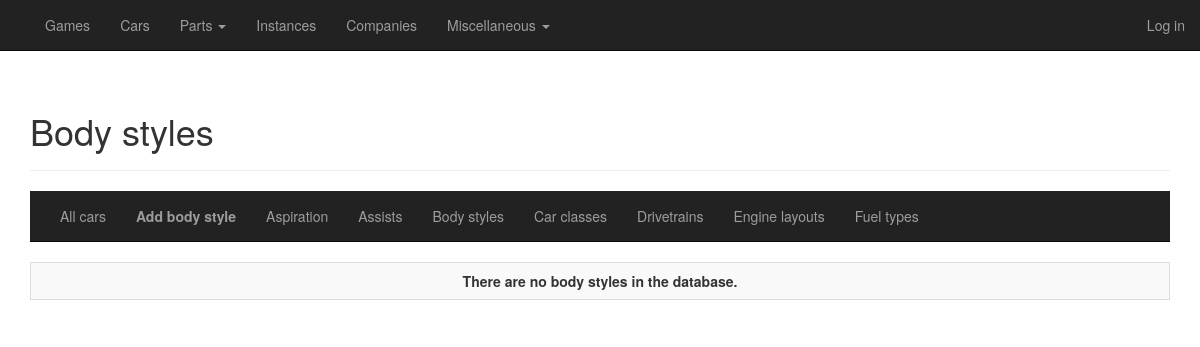
The page /cars/body-styles/all on the database as committed earlier.
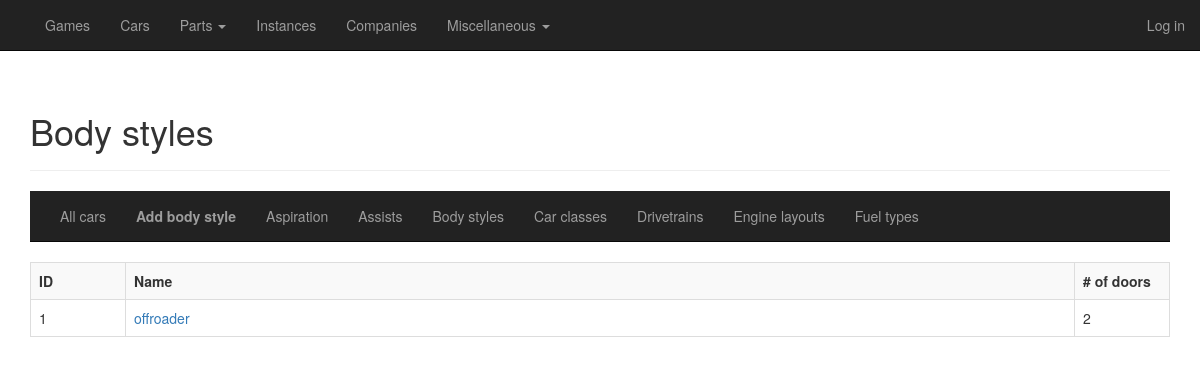
The same page on the database as committed later.
### general/models/car.py (models this page shows)
class BodyStyle(database.Model):
    __tablename__ = "body_styles"
    id = database.Column(database.Integer, primary_key=True)
    name = database.Column(database.Unicode, index=True, nullable=False, unique=True)
    no_of_doors = database.Column(database.Integer, nullable=False)
    cars = database.relationship('Car', backref='body_style', lazy='dynamic')

### general/routes_cars.py (the view)
@cardb.route("/cars/body-styles", methods=['GET'])
@cardb.route("/cars/body-styles/all", methods=['GET'])
def overview_body_styles():
    body_styles = BodyStyle.query.order_by(BodyStyle.name.asc()).all()
    return render_template("cars_overview_body_styles.html",
                           title="Body styles",
                           heading="Body styles",
                           body_styles=body_styles,
                           viewing="body_styles")

### general/templates/cars_overview_body_styles.html
{% extends "cars_base.html" %}
{% block cars_content %}
    <div>
        <table class="table table-hover table-bordered table-striped">
            {% if body_styles == [] %}
            <tr>
                <td class="col-sm-12 text-center"><b>There are no body styles in the database.</b></td>
            </tr>
            {% else %}
            <tr>
                <td class="col-sm-1"><strong>ID</strong></td>
                <td class="col-sm-1"><strong>Name</strong></td>
                <td class="col-sm-10"><strong># of doors</strong></td>
            </tr>
                {% for body_style in body_styles %}
            <tr>
                <td class="col-sm-1">{{ body_style.id }}</td>
                <td class="col-sm-10"><a href="{{ url_for('detail_body_style', id=body_style.id) }}">{{ body_style.name }}</a></td>
                <td class="col-sm-10">{{ body_style.no_of_doors }}</td>
            </tr>
                {% endfor %}
            {% endif %}
        </table>
    </div>
{% endblock %}

Rows that differ between the two databases and show on the page:
added BodyStyle: id "1", name "offroader", no_of_doors "2"
Other text that changed with them:
text no longer shown: "There are no body styles in the database."
text now shown: "ID Name # of doors"
